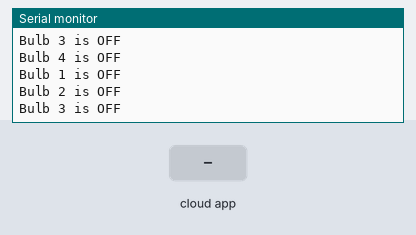
This sketch was run on a simulated ESP8266 (NodeMCU). Parts: the last lines printed to the serial monitor. The inputs (shaded band) are chosen by the test bench. WiFi joins after 1.5 s; servers stay silent unless stated; the Firebase database answers and starts empty.

Above: at 3.7 s.
3.8 s: the phone or cloud app sets appliance1 to 1
At 3.99 s:
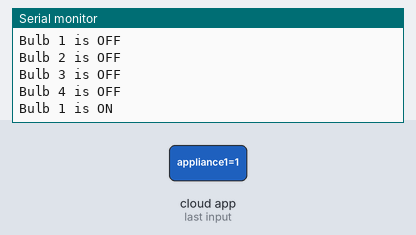
5.9 s: the phone or cloud app sets appliance2 to 1
At 6.54 s:
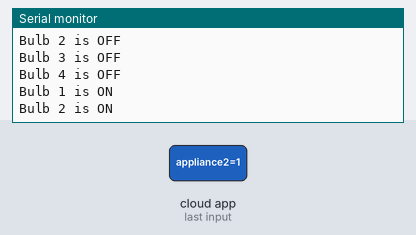
7.4 s: the phone or cloud app sets appliance3 to 1
At 7.89 s:
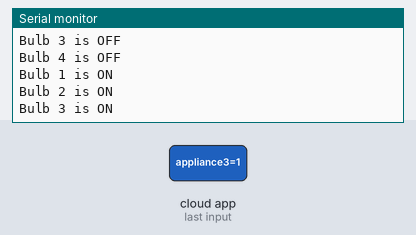
8.9 s: the phone or cloud app sets appliance4 to 1
At 9.24 s:
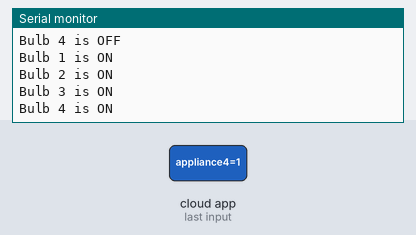
Timing chart, 0 to 11.4 s (numbered marks = the images above; inputs shaded):
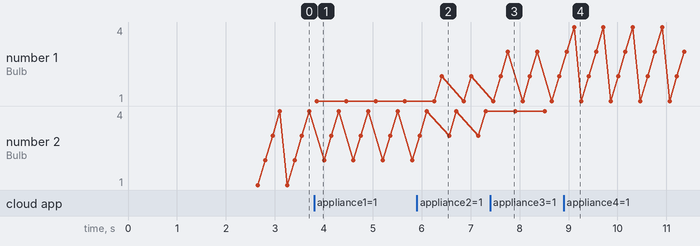

Measured:
- after the input at 3.8 s, the serial monitor: prints a new line after 0.06 s (image 1)
- after the input at 5.9 s, the serial monitor: prints a new line after 0.51 s (image 2)
- after the input at 7.4 s, the serial monitor: prints a new line after 0.36 s (image 3)
- after the input at 8.9 s, the serial monitor: prints a new line after 0.21 s (image 4)

The sketch:

NodeMCU.ino
```cpp
#include <ESP8266WiFi.h>
#include <FirebaseESP8266.h>
#include <SoftwareSerial.h>

#define FIREBASE_HOST "quartets-9aec7-default-rtdb.firebaseio.com" //Your Firebase Project URL
#define FIREBASE_AUTH "1ypsHmeCw3sCJd3o2pDSl9CJmshElmOYL84BIOI5" //Your Firebase Database Secret

#define WIFI_SSID "BHOOSHAN"              //your WiFi SSID for which yout NodeMCU connects
#define WIFI_PASSWORD "BHOOSHAN"         //Password of your wifi network


SoftwareSerial mySerial(D7,D6);         //rx & tx pins

// Declare the Firebase Data object in the global scope
FirebaseData firebaseData;

// Declare global variable to store value
int appliance1, appliance2, appliance3, appliance4;


void setup() {

  Serial.begin(115200);    // Select the same baud rate if you want to see the datas on Serial Monitor
  mySerial.begin(115200);

  Serial.println("Serial communication started\n\n");

  WiFi.begin(WIFI_SSID, WIFI_PASSWORD);  //try to connect with wifi
  Serial.print("Connecting to ");
  Serial.print(WIFI_SSID);


  while (WiFi.status() != WL_CONNECTED) {
    Serial.print(".");
    delay(500);
  }


  Serial.println();
  Serial.print("Connected to ");
  Serial.println(WIFI_SSID);
  Serial.print("IP Address is : ");
  Serial.println(WiFi.localIP());                   //print local IP address
  Firebase.begin(FIREBASE_HOST, FIREBASE_AUTH);   // connect to firebase

  Firebase.reconnectWiFi(true);
  delay(1000);
}

void loop() {


// Firebase Error Handling And Reading Data From Specified Path
if (Firebase.getInt(firebaseData, "/IRIS/HomeAutomation/appliance1")) {  // On successful Read operation

    if (firebaseData.dataType() == "int") {                            // print read data if it is integer

      appliance1 = firebaseData.intData();
      if (appliance1 == 1){
        String payload = "1";
        mySerial.println(payload);
        Serial.println("Bulb 1 is ON");
        }
        else{
          String payload = "5";
          mySerial.println(payload);
          Serial.println("Bulb 1 is OFF");
          }
    }

  } else {
    Serial.println(firebaseData.errorReason());
  }


if (Firebase.getInt(firebaseData, "/IRIS/HomeAutomation/appliance2")) { // On successful Read operation

    if (firebaseData.dataType() == "int") {                            // print read data if it is integer

      appliance2 = firebaseData.intData();
      if (appliance2 == 1){
        String payload = "2";
        mySerial.println(payload);
        Serial.println("Bulb 2 is ON");
        }
        else{
          String payload = "6";
          mySerial.println(payload);
          Serial.println("Bulb 2 is OFF");
          }
    }

  } else {
    Serial.println(firebaseData.errorReason());
  }

  if (Firebase.getInt(firebaseData, "/IRIS/HomeAutomation/appliance3")) {// On successful Read operation

    if (firebaseData.dataType() == "int") {                            // print read data if it is integer

      appliance3 = firebaseData.intData();
      if (appliance3 == 1){
        String payload = "3";
        mySerial.println(payload);
        Serial.println("Bulb 3 is ON");
        }
        else{
          String payload = "7";
          mySerial.println(payload);
          Serial.println("Bulb 3 is OFF");
          }
    }

  } else {
    Serial.println(firebaseData.errorReason());
  }

  if (Firebase.getInt(firebaseData, "/IRIS/HomeAutomation/appliance4")) {// On successful Read operation

    if (firebaseData.dataType() == "int") {                            // print read data if it is integer

      appliance4 = firebaseData.intData();
      if (appliance4 == 1){
        String payload = "4";
        mySerial.println(payload);
        Serial.println("Bulb 4 is ON");
        }
        else{
          String payload = "8";
          mySerial.println(payload);
          Serial.println("Bulb 4 is OFF");
          }
    }

  } else {
    Serial.println(firebaseData.errorReason());
  }

 }
```
